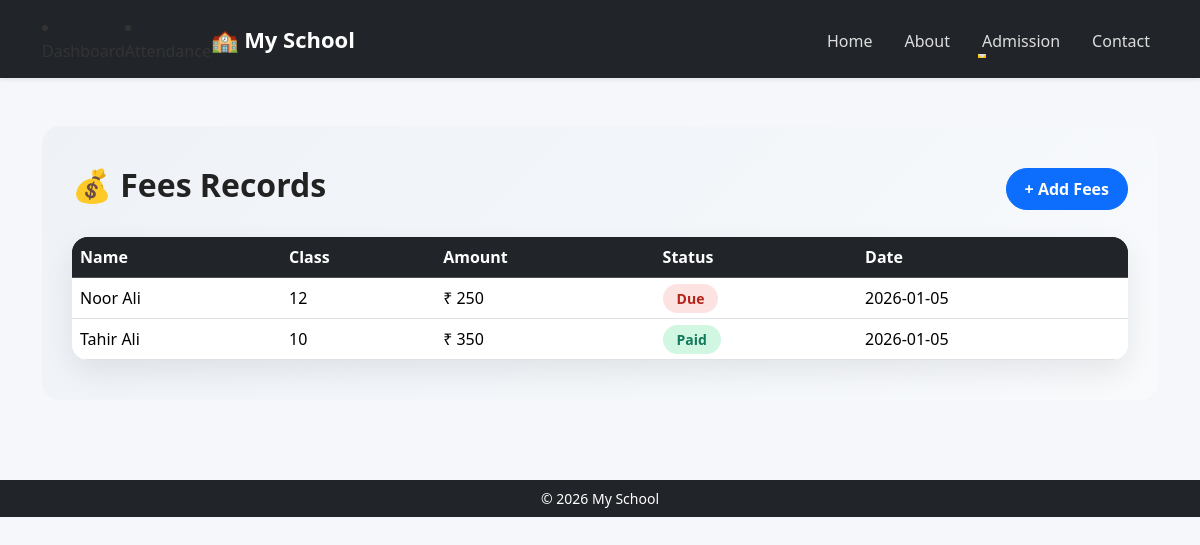
Page /fees (signed in) on the committed database.
### tables this page shows
CREATE TABLE fees (
        id INTEGER PRIMARY KEY AUTOINCREMENT,
        student_id INTEGER,
        amount INTEGER,
        status TEXT,
        date TEXT
    );

CREATE TABLE students (
        id INTEGER PRIMARY KEY AUTOINCREMENT,
        name TEXT,
        class TEXT,
        phone TEXT
    );

### app.py (the view)
@app.route("/fees")
def fees_list():
    if not session.get("admin"):
        return redirect("/login")
    db = get_db()
    data = db.execute("""
        SELECT students.name, students.class, fees.amount, fees.status, fees.date
        FROM fees
        JOIN students ON students.id = fees.student_id
        ORDER BY fees.date DESC
    """).fetchall()
    db.close()
    return render_template("fees_list.html", records=data)

### app.py (called while the page is built)
def get_db():
    conn = sqlite3.connect(DB_NAME)
    conn.execute("""
    CREATE TABLE IF NOT EXISTS students (
        id INTEGER PRIMARY KEY AUTOINCREMENT,
        name TEXT,
        class TEXT,
        phone TEXT
    )
    """)
    conn.execute("""
    CREATE TABLE IF NOT EXISTS teachers (
        id INTEGER PRIMARY KEY AUTOINCREMENT,
        name TEXT,
        subject TEXT,
        phone TEXT
    )
    """)
    conn.execute("""
    CREATE TABLE IF NOT EXISTS attendance (
        id INTEGER PRIMARY KEY AUTOINCREMENT,
        student_id INTEGER,
        status TEXT,
        date TEXT
    )
    """)
    conn.execute("""
    CREATE TABLE IF NOT EXISTS fees (
        id INTEGER PRIMARY KEY AUTOINCREMENT,
        student_id INTEGER,
        amount INTEGER,
        status TEXT,
        date TEXT
    )
    """)
    conn.commit()
    return conn

### templates/fees_list.html
{% extends "base.html" %}
{% block content %}
<div class="fees-bg">
    <div class="fees-header">
        <h2>💰 Fees Records</h2>
        <a href="/fees/add" class="btn btn-primary add-fees-btn">+ Add Fees</a>
    </div>
    <div class="fees-table-card">
        <table class="table table-hover mb-0">
            <thead class="table-dark">
                <tr>
                    <th>Name</th>
                    <th>Class</th>
                    <th>Amount</th>
                    <th>Status</th>
                    <th>Date</th>
                </tr>
            </thead>
            <tbody>
                {% for r in records %}
                <tr>
                    <td>{{ r[0] }}</td>
                    <td>{{ r[1] }}</td>
                    <td>₹ {{ r[2] }}</td>
                    <td>
                        {% if r[3] == "Paid" %}
                            <span class="status-paid">Paid</span>
                        {% else %}
                            <span class="status-due">Due</span>
                        {% endif %}
                    </td>
                    <td>{{ r[4] }}</td>
                </tr>
                {% endfor %}
            </tbody>
        </table>
    </div>
</div>
{% endblock %}

### static/css/style.css (style rules this page uses)
body { font-family: 'Segoe UI', sans-serif; background-color: #f5f7fb; color: #333; }
.table { background: white; border-radius: 14px; overflow: hidden; box-shadow: 0 10px 25px rgba(0,0,0,0.08); }
.table thead { background: #212529; color: white; }
.table th, .table td { vertical-align: middle; }
.fees-bg { background: linear-gradient(135deg, #eef2f7, #f8fafc); padding: 40px 30px; border-radius: 18px; }
.fees-header { display: flex; justify-content: space-between; align-items: center; margin-bottom: 25px; }
.fees-header h2 { font-weight: 800; color: #222; }
.fees-table-card { background: white; border-radius: 16px; overflow: hidden; box-shadow: 0 12px 30px rgba(0,0,0,0.08); }
.status-paid { background: #d1f7e3; color: #13795b; padding: 5px 14px; border-radius: 20px; font-weight: 600; font-size: 14px; }
.status-due { background: #fde2e2; color: #b42318; padding: 5px 14px; border-radius: 20px; font-weight: 600; font-size: 14px; }
.add-fees-btn { border-radius: 22px; padding: 8px 18px; font-weight: 600; }

### rows in the picture
fees: name "Noor Ali", class "12", amount "250", status "Due", date "2026-01-05"
fees: name "Tahir Ali", class "10", amount "350", status "Paid", date "2026-01-05"
